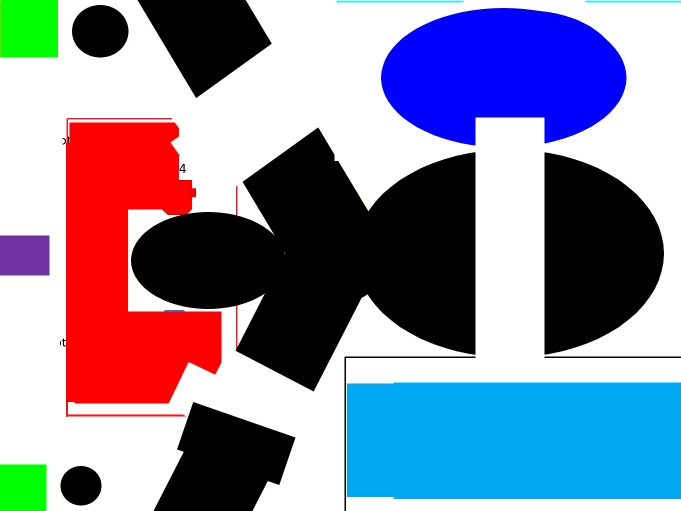
#> input picture Competition/2019/Code_World/C++/DuringComp/3_TriedFixingAStar/Test Functions/ZonedGuessed.png, 1361 x 1021 px (shown at 1/2 size)
$ python pathMapping.py   (older library calls are emulated)
#> lines starting #> are read from the running program, lines starting #| are printed output that depends on the picture
#> further down, im is the input picture: PIL image 1361x1021 RGB; mean R, G, B 136.9, 137.6, 160.9
### Competition/2019/Code_World/C++/DuringComp/3_TriedFixingAStar/Test Functions/Python_Libraries/ImageCalculation.py
from PIL import Image

def resizeImage(img, x=0, y=0):
#> called with x = 360, y = 0
    if x == 0 and y == 0:
        return None
    elif x == 0:
        hpercent = (y/float(img.size[1]))
        x = int((float(img.size[0])*float(hpercent)))
    elif y == 0:
        wpercent = (x/float(img.size[0]))
#> wpercent = 0.265
        y = int((float(img.size[1])*float(wpercent)))
#> y = 270
    return img.resize((x,y), Image.ANTIALIAS)
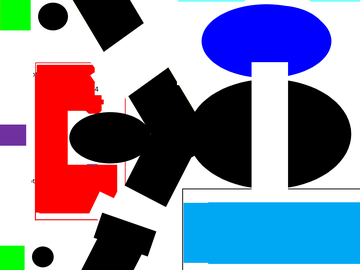
#> returned value: PIL image 360x270 RGB; mean R, G, B 136.7, 137.5, 160.8

#Unexplored
#Deposit
#Red
#Blue
#Black
#Wall
# Border
colourData = [(-1,(0,100,0)),\
              (1, (0,255,0)),\
              (2, (255,0,0)),\
              (3, (0,0,255)),\
              (4, (0,168,243)),\
              (5, (0,0,0)),\
              (6, (100,0,0)),\
              ]

# [59 lines left out: functions mapData, switchYValues, convertBack, not called in this run]

### Competition/2019/Code_World/C++/DuringComp/3_TriedFixingAStar/Test Functions/pathMapping.py
from PIL import Image

import sys
sys.path.append('./Python_Libraries/')
from ImageCalculation import *

def standardInputLines():
    lines = []
    while True:
        data = input()
        if data == "": break
        lines.append(data)
    return lines

def cppInput(x1, y1, x2, y2):
    #os.system("g++ astar.cpp -o astar.exe") #Compile on the spot
    cmd = os.popen(f'cd AStar && echo {x1} {y1} {x2} {y2} | astar.exe').read()
    #cmd = os.popen(f'echo {x1} {y1} {x2} {y2} | ./astar').read()
    lines = cmd.split("\n")
    return lines[:-1]

def inputToCoordinates(lines):
    coordinates = []
    for line in lines:
        coordinates.append( [int(i) for i in line.split()] )
    return coordinates

def addCoordinates(coordinates, pixels, colour):
    for x,y in coordinates:
        pixels[x,-y-1] = colour

import os

if __name__ == '__main__':
    print("Show the Path on the Image")
    print("Make sure to compile astar.cpp into astar.exe first")
    imageFile = "ZonedGuessed.png"#input('Enter image file: ')
    im = Image.open(imageFile)
    im = resizeImage(im, 360)
    #im.show()
    pixels = im.load()
    print(im.size)
#| (360, 270)


    #lines = standardInputLines()

    x1, y1, x2, y2 = 125, 95, 256, 211
#> (the run stopped early here; a loop or call above may not have finished)

$ run again, with Competition/2019/Code_World/C++/DuringComp/3_TriedFixingAStar/Test Functions/Day1 - World_2 (Lite Virw).png copied over Competition/2019/Code_World/C++/DuringComp/3_TriedFixingAStar/Test Functions/ZonedGuessed.png
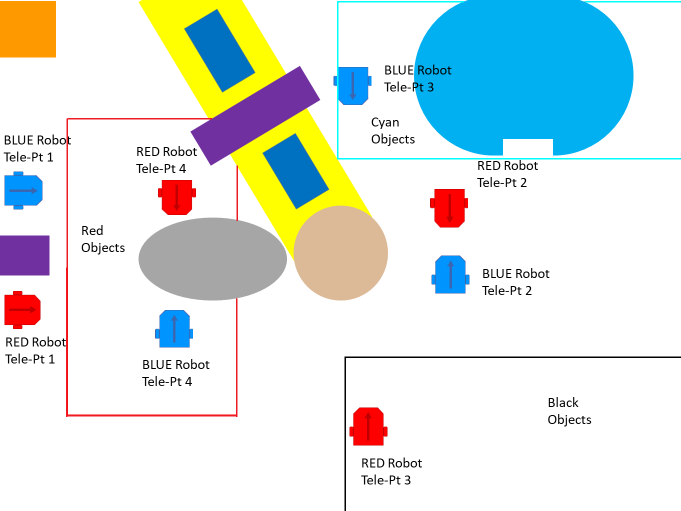
#> input picture Competition/2019/Code_World/C++/DuringComp/3_TriedFixingAStar/Test Functions/Day1 - World_2 (Lite Virw).png, 1361 x 1021 px (shown at 1/2 size)
#> im is the input picture: PIL image 1361x1021 RGB; mean R, G, B 217.2, 228.8, 226.5
#> in resizeImage, `return img.resize((x,y), Image.ANTIALIAS)`:
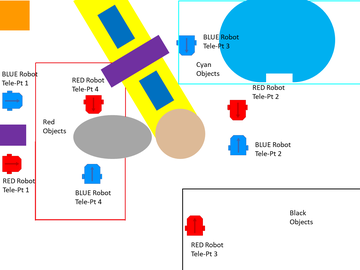
#> returned value: PIL image 360x270 RGB; mean R, G, B 216.8, 228.4, 226.2
#| (360, 270)

$ run again, with Competition/2019/Code_World/C++/DuringComp/3_TriedFixingAStar/Test Functions/Zoned.png copied over Competition/2019/Code_World/C++/DuringComp/3_TriedFixingAStar/Test Functions/ZonedGuessed.png
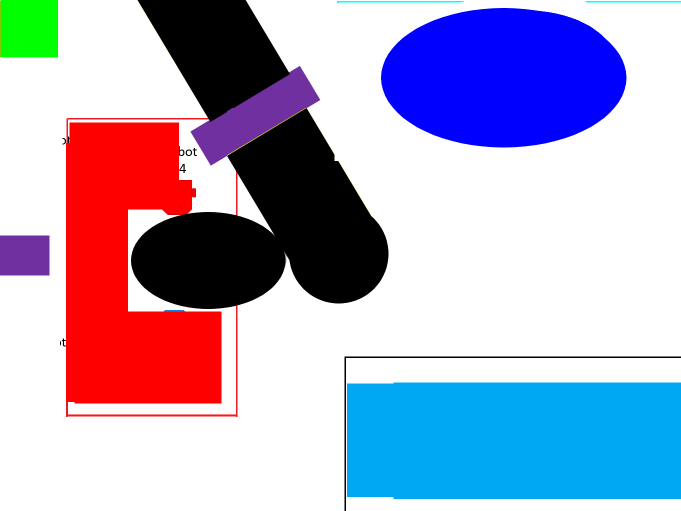
#> input picture Competition/2019/Code_World/C++/DuringComp/3_TriedFixingAStar/Test Functions/Zoned.png, 1361 x 1021 px (shown at 1/2 size)
#> im is the input picture: PIL image 1361x1021 RGB; mean R, G, B 171.7, 168.6, 196.5
#> in resizeImage, `return img.resize((x,y), Image.ANTIALIAS)`:
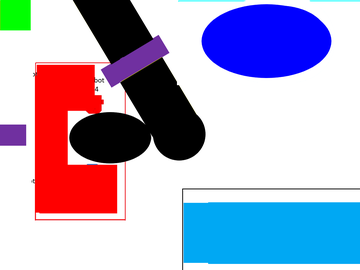
#> returned value: PIL image 360x270 RGB; mean R, G, B 171.5, 168.4, 196.3
#| (360, 270)

$ run again, with Competition/2019/Code_World/C++/DuringComp/3_TriedFixingAStar/Test Functions/ZonedHalf.png copied over Competition/2019/Code_World/C++/DuringComp/3_TriedFixingAStar/Test Functions/ZonedGuessed.png
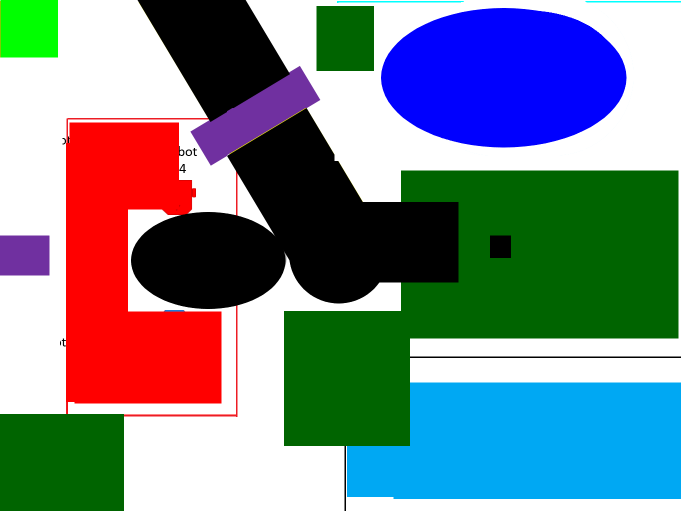
#> input picture Competition/2019/Code_World/C++/DuringComp/3_TriedFixingAStar/Test Functions/ZonedHalf.png, 1361 x 1021 px (shown at 1/2 size)
#> im is the input picture: PIL image 1361x1021 RGB; mean R, G, B 115.5, 131.9, 137.6
#> in resizeImage, `return img.resize((x,y), Image.ANTIALIAS)`:
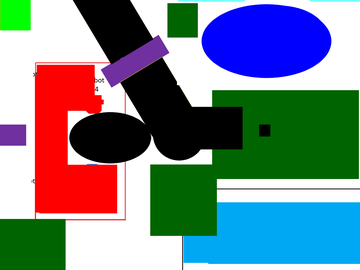
#> returned value: PIL image 360x270 RGB; mean R, G, B 115.4, 131.8, 137.6
#| (360, 270)
